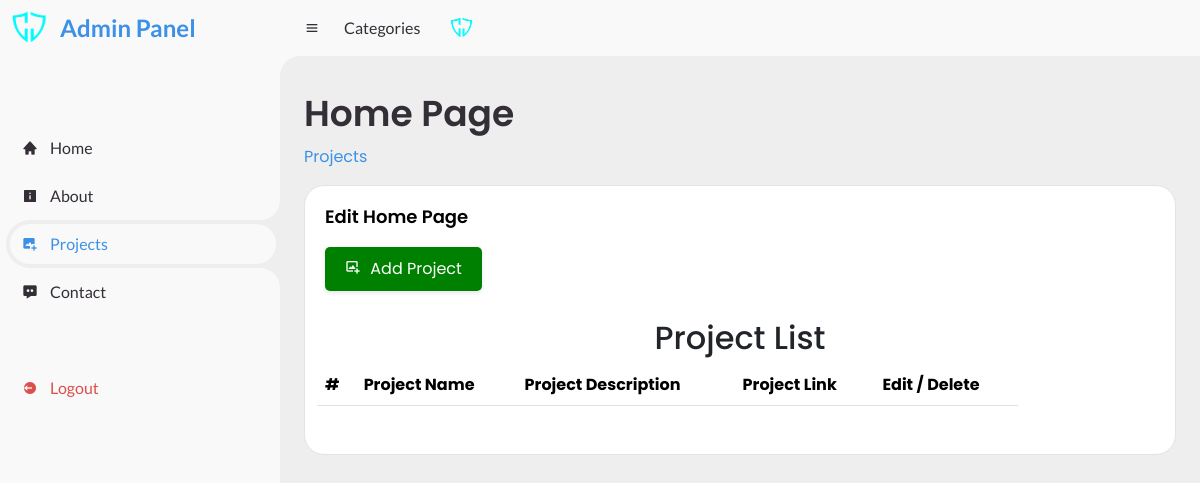
/admin/projects.php (signed in), run on an earlier commit of the app's database.
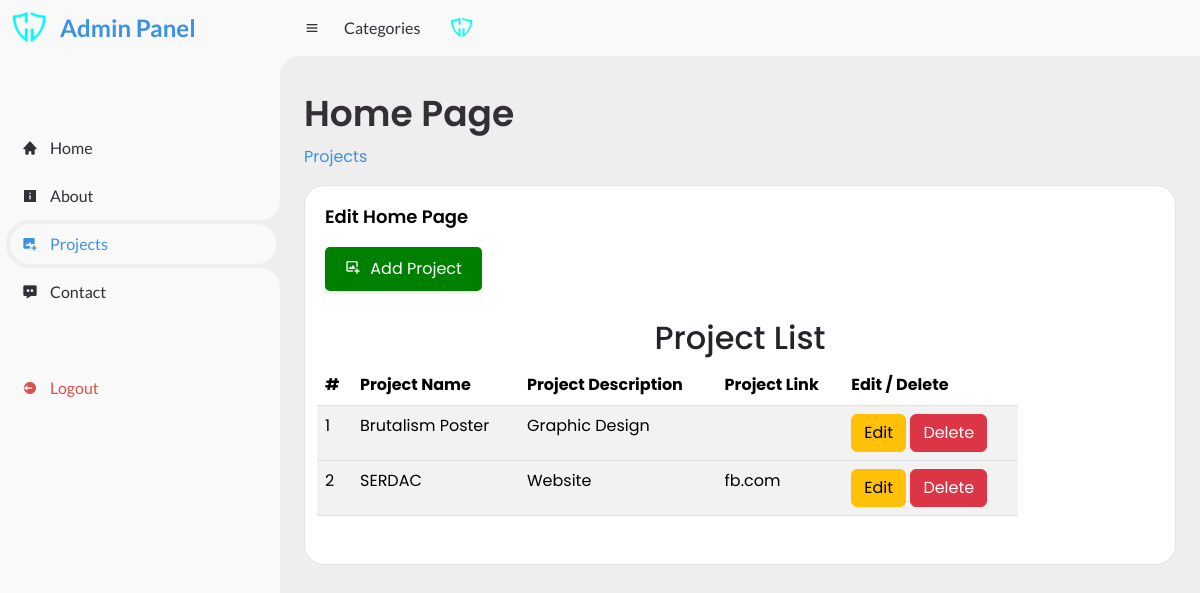
And on a later commit of the database.
### tables this page shows
CREATE TABLE `projects` (
  `id` int(20) NOT NULL,
  `projName` varchar(299) NOT NULL,
  `projImg` varchar(299) DEFAULT NULL,
  `projType` varchar(299) NOT NULL,
  `projLink` varchar(299) DEFAULT NULL
);

### admin/projects.php (the view, shortened to what this page needs)
<!DOCTYPE html>
<html lang="en">
<head>
	<link href="https://cdn.jsdelivr.net/npm/bootstrap@5.3.3/dist/css/bootstrap.min.css" rel="stylesheet">
	<link href='https://unpkg.com/boxicons@2.0.9/css/boxicons.min.css' rel='stylesheet'>
	<link rel="stylesheet" href="assets/style.css">
</head>
<body>
	<?php include('header.php'); ?>
	<section id="content">
		<nav>
			<i class='bx bx-menu' ></i>
			<a href="#" class="nav-link">Categories</a>
			<a href="#" class="profile">
				<img src="../images/cj_logo.png">
			</a>
		</nav>
		<main>
			<div class="head-title">
				<div class="left">
					<h1>Home Page</h1>
					<ul class="breadcrumb">
						<li>
							<a class="active" href="#">Projects</a>
						</li>
					</ul>
				</div>
			</div>
			<div class="col-12 grid-margin stretch-card">
              <div class="card">
                <div class="card-body">
                  <h4 class="card-title">Edit Home Page</h4>
                    <a href="add-project.php" class="btn-edit">
                        <i class='bx bx-image-add'></i>
					    <span class="text">Add Project</span>
				    </a>
                </div>
				<section class="container py-2 mb-4">
					<h2 style="text-align: center;">Project List</h2>
					<div class="row">
						<div class="col-lg-10">
							<table class="table table-striped table-hover">
								<thead class="thead-dark">
								<tr>
									<th>#</th>
									<th>Project Name</th>
                                    <th>Project Description</th>
                                    <th>Project Link</th>
									<th>Edit / Delete</th>
								</tr>
								</thead>
								<?php
								global $ConnectingDB;
								$sql = "SELECT * FROM projects";
								$stmt = $ConnectingDB->query($sql);
								$count = 0;
								while ($DataRows = $stmt->fetch()){
									$Id			=	$DataRows["id"];
									$Project	=	$DataRows["projName"];
                                    $Type	    =	$DataRows["projType"];
                                    $Link	    =	$DataRows["projLink"];
									$count++;
								?>
								<tbody>
								<tr>
									<td><?php echo $count; ?></td>
									<td><?php echo $Project; ?></td>
                                    <td><?php echo $Type; ?></td>
                                    <td><?php echo $Link; ?></td>
									<td>
										<a href="edit-project.php?id=<?php echo $Id; ?>"><span class="btn btn-warning">Edit</span></a>
										<a href="delete-project.php?id=<?php echo $Id; ?>"><span class="btn btn-danger">Delete</span></a>
									</td>
								</tr>
								</tbody>
								<?php } ?>
							</table>
						</div>
					</div>
				</section>
              </div>
            </div>
		</main>
	</section>
</body>
</html>

What changed in the data, as far as the page shows it:
added projects: projName "Brutalism Poster", projType "Graphic Design"
added projects: projName "SERDAC", projType "Website", projLink "fb.com"
